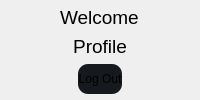
                  <widget class="QWidget" name="page_4">
                   <layout class="QVBoxLayout" name="verticalLayout_13">
                    <property name="leftMargin">
                     <number>6</number>
                    </property>
                    <property name="topMargin">
                     <number>6</number>
                    </property>
                    <property name="rightMargin">
                     <number>6</number>
                    </property>
                    <property name="bottomMargin">
                     <number>6</number>
                    </property>
                    <item alignment="Qt::AlignHCenter|Qt::AlignVCenter">
                     <widget class="QLabel" name="label_16">
                      <property name="font">
                       <font>
                        <family>MS Shell Dlg 2</family>
                        <pointsize>14</pointsize>
                        <weight>50</weight>
                        <italic>false</italic>
                        <bold>false</bold>
                       </font>
                      </property>
                      <property name="styleSheet">
                       <string notr="true">font: 14pt &quot;MS Shell Dlg 2&quot;;</string>
                      </property>
                      <property name="text">
                       <string>Welcome</string>
                      </property>
                     </widget>
                    </item>
                    <item alignment="Qt::AlignHCenter|Qt::AlignTop">
                     <widget class="QLabel" name="label_8">
                      <property name="font">
                       <font>
                        <family>MS Shell Dlg 2</family>
                        <pointsize>14</pointsize>
                        <weight>9</weight>
                        <italic>false</italic>
                        <bold>false</bold>
                       </font>
                      </property>
                      <property name="styleSheet">
                       <string notr="true">font: 75 14pt &quot;MS Shell Dlg 2&quot;;</string>
                      </property>
                      <property name="text">
                       <string>Profile</string>
                      </property>
                      <property name="alignment">
                       <set>Qt::AlignCenter</set>
                      </property>
                     </widget>
                    </item>
                    <item alignment="Qt::AlignHCenter">
                     <widget class="QPushButton" name="logoutBtn">
                      <property name="minimumSize">
                       <size>
                        <width>0</width>
                        <height>30</height>
                       </size>
                      </property>
                      <property name="maximumSize">
                       <size>
                        <width>16777215</width>
                        <height>30</height>
                       </size>
                      </property>
                      <property name="styleSheet">
                       <string notr="true">border-radius: 10px;
background-color: #16191d;
</string>
                      </property>
                      <property name="text">
                       <string>Log Out</string>
                      </property>
                      <property name="icon">
                       <iconset resource="resources.qrc">
                        <normaloff>:/icons/icons/log-out.svg</normaloff>:/icons/icons/log-out.svg</iconset>
                      </property>
                     </widget>
                    </item>
                   </layout>
                  </widget>
